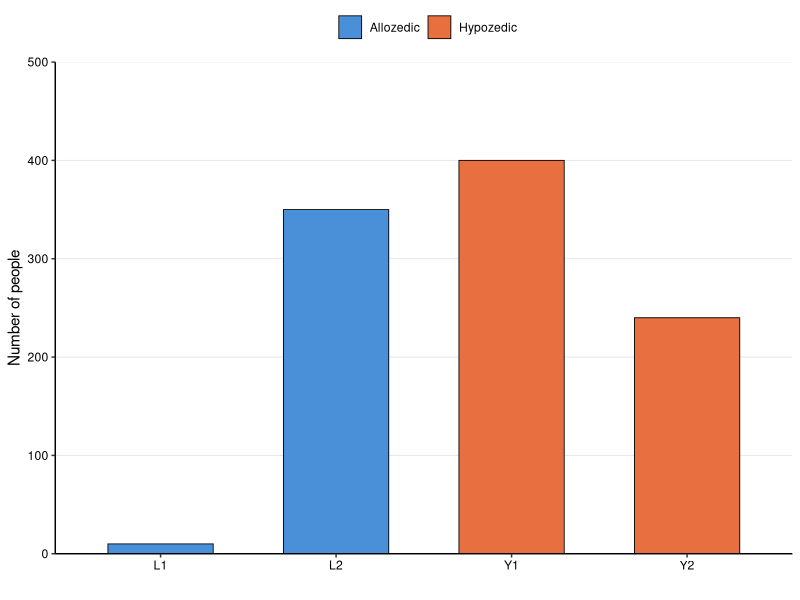
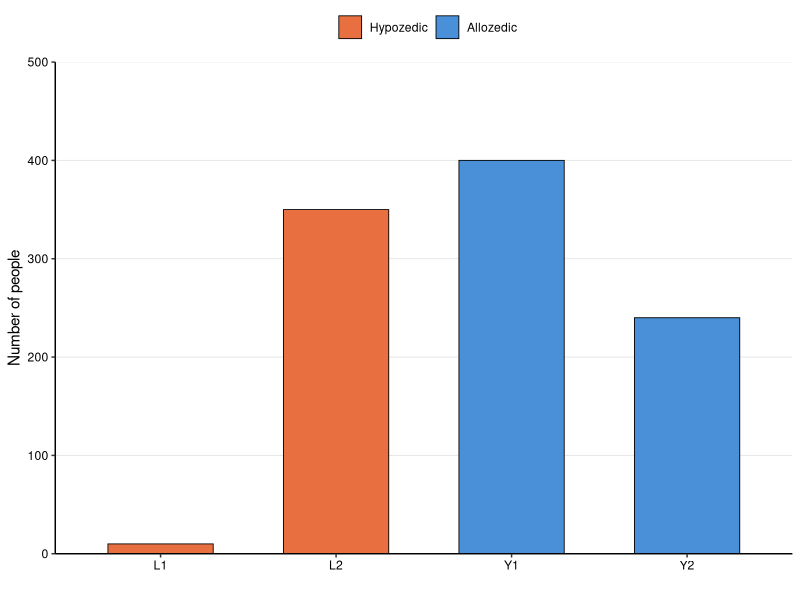
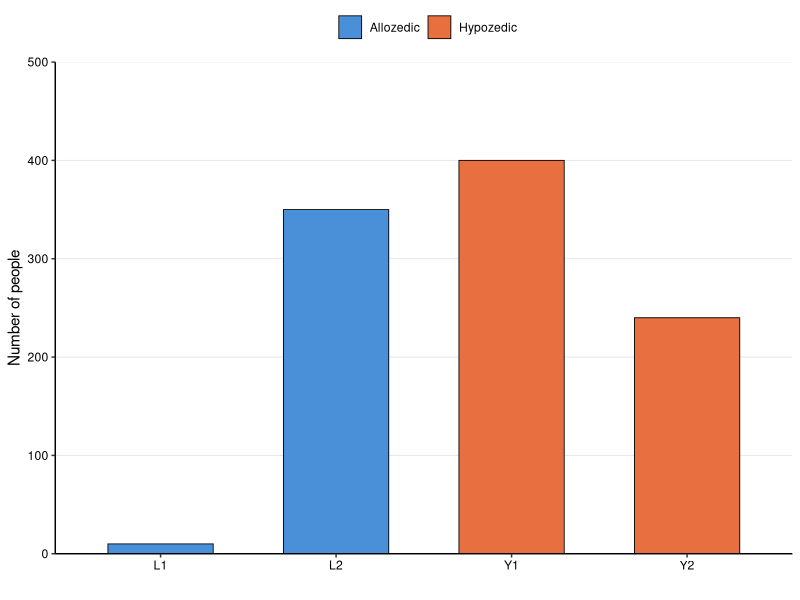
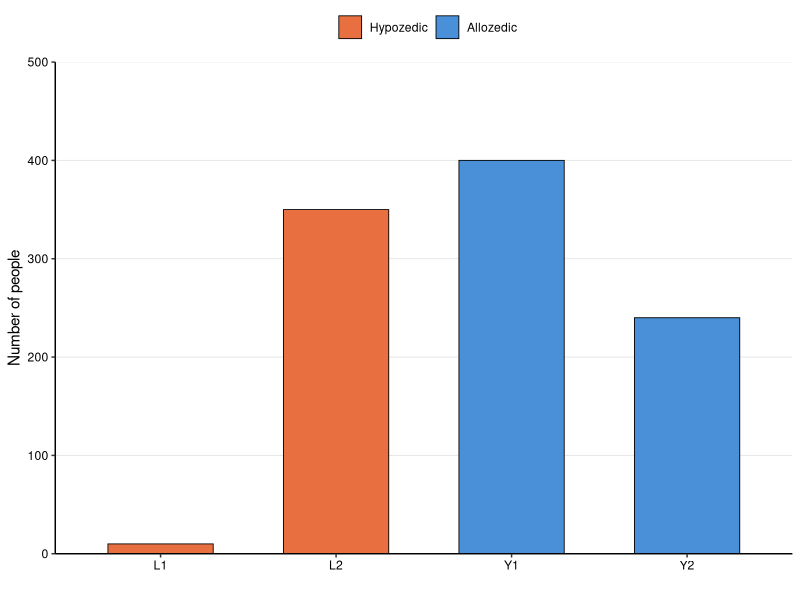

These charts were generated, in order, by the following R code:
## ---- chunk 1
## Proportions from Dr. Alan Jern's cover story template
df1 <- data.frame(
  disease = c("L1", "L2", "Y1", "Y2"),
  count = c(10, 350, 400, 240), ## counts out of 1,000 to match original paper's y-axis framing 
  class = c("Allozedic","Allozedic", "Hypozedic", "Hypozedic")
  )

## Specify order to ensure consistency with the chart from the original paper
df1$disease <- factor(df1$disease, 
                     levels = c("L1", "L2", "Y1", "Y2"))
df2 <- df1 ## data differs only in disease class assignments
df2$class <- ifelse(df1$class == "Allozedic", "Hypozedic", "Allozedic")

## ---- chunk 2
library(ggplot2)

## Plot 1: Hypozedic as the more frequently occuring disease class. 
plot1 <- ggplot(df1, aes(x = disease, y = count, fill = class)) +
  geom_bar(stat = "identity",
           width = 0.6,
           color = "black",
           linewidth = 0.3) +
 scale_fill_manual(values = c("Allozedic" = "#4A90D9", 
                              "Hypozedic" = "#E87040"),
                   breaks = c("Allozedic", "Hypozedic"))+
  scale_y_continuous(limits = c(0, 500), 
                     breaks = seq(0, 500, 100),
                     expand = c(0, 0)) +
  labs(
    x = "",
    y = "Number of people",
    fill = ""
  ) +
  theme_classic() +
  theme(
    axis.text = element_text(color = "black"),
    axis.title = element_text(color = "black"),
    legend.position = "top",
    legend.justification = "center",
    panel.grid.major.y = element_line(color = "grey90", linewidth = 0.3)
  )
plot1

## Plot 2: Allozedic as the more frequently occuring disease class. 
plot2 <- ggplot(df2, aes(x = disease, y = count, fill = class)) +
  geom_bar(stat = "identity",
           width = 0.6,
           color = "black",
           linewidth = 0.3) +
  scale_fill_manual(values = c("Allozedic" = "#4A90D9", 
                              "Hypozedic" = "#E87040"),
                  breaks = c("Hypozedic", "Allozedic"))+
  scale_y_continuous(limits = c(0, 500), 
                     breaks = seq(0, 500, 100),
                     expand = c(0, 0)) +
  labs(
    x = "",
    y = "Number of people",
    fill = ""
  ) +
  theme_classic() +
  theme(
    axis.text = element_text(color = "black"),
    axis.title = element_text(color = "black"),
    legend.position = "top",
    legend.justification = "center",
    panel.grid.major.y = element_line(color = "grey90", linewidth = 0.3)
  )
plot2
## ---- chunk 3
ggsave("../materials/stimuli/JernRep-Stimuli-Chart-Hypozedic.png", 
       plot = plot1,
       width = 6, 
       height = 4, 
       dpi = 300)
ggsave("../materials/stimuli/JernRep-Stimuli-Chart-Allozedic.png", 
       plot = plot2,
       width = 6, 
       height = 4, 
       dpi = 300)
